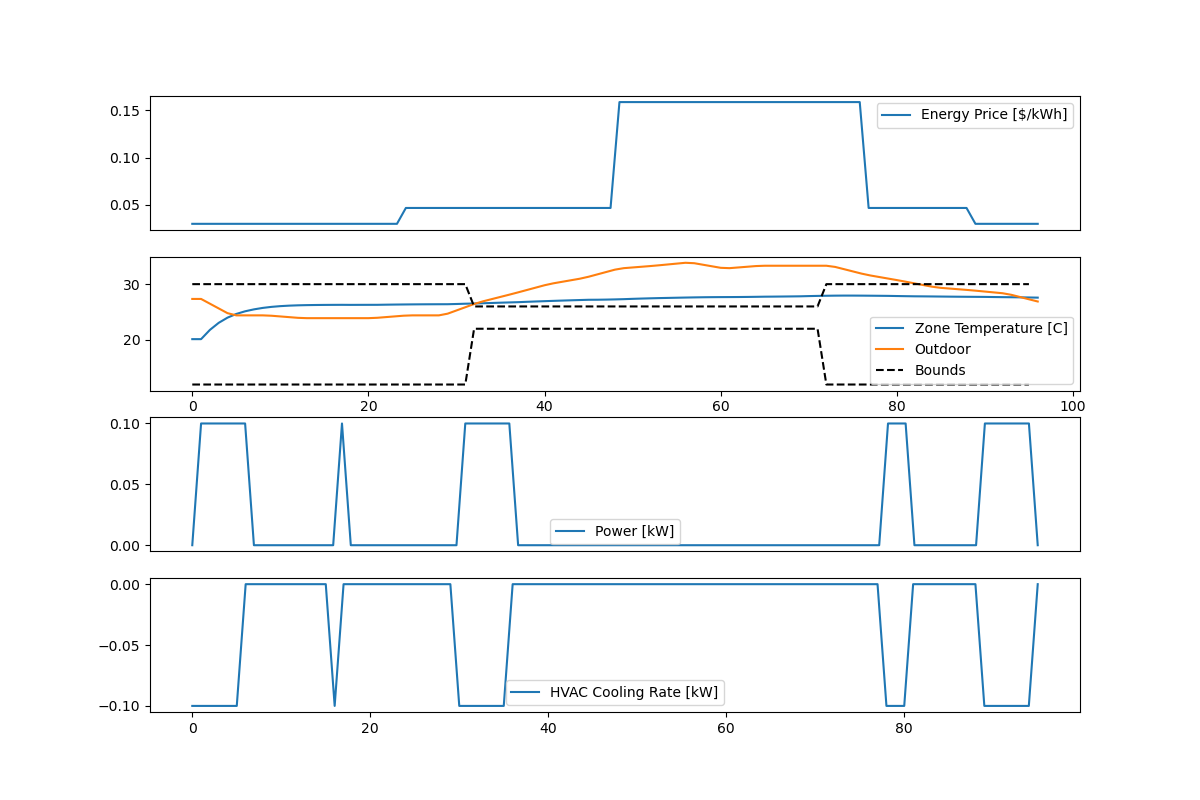

This chart was generated by the following Python code:
# %% [markdown]
# model-based Double deep q learning
# 
#  

# %%
import gymnasium as gym
import jax
import jax.numpy as jnp
import numpy as np
from collections import deque
import random
from flax import linen as nn
import optax
import matplotlib 
matplotlib.use('Agg')
import matplotlib.pyplot as plt
import os
import pandas as pd
import json
from typing import Callable, List, Tuple, Union

# %%
"""
class SimpleDense(nn.Module):
  features: int
  kernel_init: Callable = nn.initializers.lecun_normal()
  bias_init: Callable = nn.initializers.zeros_init()

  @nn.compact
  def __call__(self, inputs):
    kernel = self.param('kernel',
                        self.kernel_init, # Initialization function
                        (inputs.shape[-1], self.features))  # shape info.
    y = lax.dot_general(inputs, kernel,
                        (((inputs.ndim - 1,), (0,)), ((), ())),) # TODO Why not jnp.dot?
    bias = self.param('bias', self.bias_init, (self.features,))
    y = y + bias
    return y
"""
class LSSM(nn.Module):
    state_dim: int 
    action_dim: int
    disturbancce_dim: int
    output_dim: int
    dt: float 

    initializer: Callable = nn.initializers.lecun_normal()
    @nn.compact
    def __call__(self, x, u, d):
      """
      x: (b, state_dim)
      u: (b, action_dim)
      d: (b, disturbance_dim)
      """
      A = self.param('A',
                      self.initializer, # initialization
                      (self.state_dim, self.state_dim)) # shape
      Bu = self.param('Bu',
                      self.initializer, # initialization
                      (self.state_dim, self.action_dim))
      Bd = self.param('Bd',
                      self.initializer,
                      (self.state_dim, self.disturbancce_dim))

      C = self.param('C',
                      self.initializer,
                      (self.output_dim, self.state_dim))
      D = self.param("D",
                      self.initializer,
                      (self.output_dim, self.action_dim))
      xdot = jnp.dot(x, A.T) + jnp.dot(u, Bu.T) + jnp.dot(d, Bd.T)

      x_next = xdot * self.dt + x
      y_next = jnp.dot(x_next, C.T) + jnp.dot(u, D.T)
      
      return xdot, x_next, y_next

lssm = LSSM(state_dim=3, action_dim=1, disturbancce_dim=4, output_dim=2, dt=900.)

key1, key2 = jax.random.split(jax.random.PRNGKey(0), 2)
x = jax.random.uniform(key1, (3,3))
u = jnp.array([[0.],[0.],[0.]])
d = jax.random.uniform(key1, (3,4))
params = lssm.init(key2, x, u, d)
xdot, x_next, y_next = lssm.apply(params, x, u, d)
xdot
x_next
y_next

# %%
# say we have an extact model of the system
A = np.array([[-1.97402551e-04,  0.00000000e+00,  1.92610415e-04],
              [0.00000000e+00, -3.30784418e-06,  2.00281620e-06],
              [1.51360733e-06,  7.56564853e-07, -2.27017218e-06]])
Bu = np.array([[9.63095932e-05], [0.], [0.]])
Bd = np.array([[4.79213586e-06, 9.63095932e-05, 0.00000000e+00, 0.00000000e+00],
               [1.30502798e-06, 0.00000000e+00, 2.00353963e-06, 0.00000000e+00],
               [0.00000000e+00, 0.00000000e+00, 0.00000000e+00, 7.56838127e-07]])
C = np.array([[1., 0., 0.],
              [0., 0., 0.]])
D = np.array([[0.],
              [1.]])

ABCD = {'A': A, 'Bu': Bu, 'Bd': Bd, 'C': C, 'D': D}
exact_model_params = {"params": ABCD}

# define the system
x0 = np.array([19,36,25])
u = 0
d = np.array([0,0,0,0])
dt = 900

# simulate the system
lssm = LSSM(state_dim=3, action_dim=1, disturbancce_dim=4, output_dim=2, dt=dt)
lssm.apply(exact_model_params, x0, u, d)


# %%
class QNetwork(nn.Module):
    action_size: int
    
    def setup(self):
        self.dense1 = nn.Dense(features=256)
        self.dense2 = nn.Dense(features=256)
        self.dense3 = nn.Dense(features=256)
        self.dense4 = nn.Dense(features=self.action_size)

    def __call__(self, x):
        x = nn.relu(self.dense1(x))
        x = nn.relu(self.dense2(x))
        x = nn.relu(self.dense3(x))
        x = self.dense4(x)
        return x

# %%
class DDQNAgent:
    def __init__(self, state_size, action_size, rng_key, buffer_size=10000, batch_size=64, gamma=0.99, lr=1e-3, epsilon_start=1.0, epsilon_end=0.01, epsilon_decay=0.99):
        self.state_size = state_size
        self.action_size = action_size
        self.buffer_size = buffer_size
        self.batch_size = batch_size
        self.gamma = gamma
        self.lr = lr
        self.epsilon = epsilon_start
        self.epsilon_end = epsilon_end
        self.epsilon_decay = epsilon_decay
        self.memory = deque(maxlen=buffer_size)

        rng_key, rng_key_init = jax.random.split(rng_key)
        self.network, self.params, self.optimizer, self.opt_state = self.initialize_network_and_optimizer(rng_key_init)
        self.target_params = self.params
        self.tau = 0.001
        self.steps = 0

        # debug
        self.losses = []
        self.grads = []
    
    def initialize_network_and_optimizer(self, rng):
        network = QNetwork(self.action_size)
        params = network.init(rng, jnp.ones((self.state_size,)))
        optimizer = optax.adam(self.lr)
        opt_state = optimizer.init(params)
        return network, params, optimizer, opt_state

    def sync_target(self):
        #self.target_params = self.params
        # this is soft update for each step
        self.target_params = jax.tree_map(lambda x, y: self.tau * x + (1 - self.tau) * y, self.params, self.target_params)

    def act(self, state):
        if random.random() <= self.epsilon:
            return random.randint(0, self.action_size - 1)
        else:
            state = jnp.expand_dims(jnp.array(state, dtype=jnp.float32), axis=0)
            q_values = self.network.apply(self.params, state)
            return int(jnp.argmax(q_values))

    def remember(self, t, state, action, reward, next_state, done):
        self.memory.append((t, state, action, reward, next_state, done))

    def loss_fcn(self, params, states, actions, rewards, next_states, dones):
        # (s,a,r,s')
        # Q(s)
        q_values = self.network.apply(params, states)
        # Q(s,a)
        q_values = jnp.take_along_axis(q_values, actions[:, None], axis=-1).squeeze()#jax.vmap(lambda s: s[actions])(q_values)

        # Q(s')
        online_q_next = self.network.apply(params, next_states)
        # Q'(s')
        target_q_next = self.network.apply(self.target_params, next_states)
        
        # a' = argmax_a(Q(s'))
        next_action = jnp.argmax(online_q_next, axis=-1)
        # Q'(s', a')
        q_target_next = jnp.take_along_axis(target_q_next, next_action[:, None], axis=-1).squeeze()
        # target: r + gamma*Q'(s', a')
        targets = rewards + self.gamma * (1 - dones) * q_target_next
        
        return jnp.mean((targets - q_values) ** 2)
    
    def q_learning_update(self, states, actions, rewards, next_states, dones):

        grad_fn = jax.value_and_grad(self.loss_fcn)
        loss_value, gradients = grad_fn(self.params, states, actions, rewards, next_states, dones)
        updates, self.opt_state = self.optimizer.update(gradients, self.opt_state)
        self.params = optax.apply_updates(self.params, updates)
        # this will use a lot of memeory
        #self.losses.append(loss_value)
        #self.grads.append(gradients)
        #self.epsilon = max(self.epsilon_end, self.epsilon * self.epsilon_decay)
        #print(self.epsilon)
        #self.steps += 1

    def replay(self):
        if len(self.memory) < self.batch_size:
            return

        batch = random.sample(self.memory, self.batch_size)
        _, states, actions, rewards, next_states, dones = map(np.array, zip(*batch))

        states = jnp.array(states, dtype=jnp.float32)
        actions = jnp.array(actions, dtype=jnp.int32)
        rewards = jnp.array(rewards, dtype=jnp.float32)
        next_states = jnp.array(next_states, dtype=jnp.float32)
        dones = jnp.array(dones, dtype=jnp.float32)

        self.q_learning_update(states, actions, rewards, next_states, dones)

    # auxillary function for model-based plannig
    def get_objective_batch(self, t, Tz, P, env):
        t = t.astype(jnp.int32)
        h = (t%86400/3600).astype(jnp.int32)

        price = env.energy_price
        Tz_ub = env.Tz_high
        Tz_lb = env.Tz_low 

        price_batch = jnp.array([price[i] for i in h])
        cost_batch = price_batch*P*env.dt/3600.
        Tz_high_batch = jnp.array([Tz_ub[i] for i in h])
        Tz_low_batch = jnp.array([Tz_lb[i] for i in h])

        dTz = jnp.fmax(Tz - Tz_high_batch, Tz_low_batch - Tz)
        dTz = jnp.fmax(dTz, 0)

        du = 0

        return -(env.weights[0]*cost_batch + env.weights[1]*dTz + env.weights[2]*du)


    def planning(self, env_model, env_model_params, horizon=10, env = None):
        # state is a numpy array
        # returns a numpy array of actions
        # this is a random action
        if len(self.memory) < self.batch_size:
            return
        
        for _ in range(horizon):
            planning_batch = random.sample(self.memory, self.batch_size)
            t_batch = jnp.array([t for (t, _, _, _, _, _) in planning_batch])
            state_batch = jnp.array([s for (_, s, _, _, _, _) in planning_batch]) # random sample for states
            # random actions for exploration
            # choose from previously observed actions
            # action_batch = jnp.array([a for (_, a, _, _, _) in batch]) # random sample for actions
            # choose from action space
            action_batch = jnp.array([random.choice(range(self.action_size)) for _ in range(self.batch_size)])
            # disctete action to control inputs
            control_batch = jnp.array([action/(self.action_size-1)*(env.u_high - env.u_low) + env.u_low for action in action_batch])
            
            #state_action_batch = jnp.concatenate([state_batch, action_batch[:, np.newaxis]], axis=1)
            disturbance_batch = env.dist_fcn.evaluate(t_batch)
            
            # DRL state batch to model state batch
            model_state_batch = state_batch[:, 1:4] # [Tz, Twe, Twi]
            _, x_predictions, y_predictions = env_model.apply(env_model_params, model_state_batch, control_batch, disturbance_batch)
            # next_state_batch, reward_batch = env_model.apply(env_model_params, state_action_batch)
            # reconstruct next-state batch
            next_state_batch = jnp.array([ns for (_, _, _, _, ns, _) in planning_batch])
            next_state_batch = jnp.concatenate([next_state_batch[:,0].reshape(-1,1), x_predictions, next_state_batch[:,4:6], -y_predictions[:,1].reshape(-1,1), next_state_batch[:,7:]], axis=1)
            
            # reconstruct reward batch: we avoid du in objective, otherwise we have to save previous action in memeory
            Tz = y_predictions[:,0]
            P = -y_predictions[:,1]
            
            reward_batch = self.get_objective_batch(t_batch, Tz, P, env)
            
            done_batch = jnp.full(reward_batch.shape, False, dtype=jnp.float32)
            #done_batch = (jnp.abs(jnp.sum(next_state_batch - state_batch, axis=1)) > 0.5).astype(jnp.float32)

            self.q_learning_update(state_batch, action_batch, reward_batch, next_state_batch, done_batch)
    


# %%
# RC model parameters
rc_params = [6.9789902e+03, 2.1591113e+04, 1.8807944e+05, 3.4490612e+00, 4.9556872e-01, 9.8289281e-02, 4.6257420e+00]
x0 = np.array([20, 35.8, 26.])
x_high = np.array([40., 80., 40.])
x_low = np.array([10., 10., 10.])
n_actions = 101
u_high = [0]
u_low = [-10.0] # -12

# load disturbances
file_path = os.path.abspath('')
parent_path = os.path.dirname(file_path)
data_path = os.path.join(file_path, 'disturbance_1min.csv')
data = pd.read_csv(data_path, index_col=[0])
# assign time index
t_base = 181*24*3600 # 7/1
n = len(data)
index = range(t_base, t_base + n*60, 60)
data.index = index

# sample
dt = 900
data = data.groupby([data.index // dt]).mean()
index_dt = range(t_base, t_base + len(data)*dt, dt)
data.index = index_dt 

# get disturbances for lssm
t_d = index_dt
disturbance_names = ['out_temp', 'qint_lump', 'qwin_lump', 'qradin_lump']
disturbance = data[disturbance_names].values


# %%
# random seed
seed = 2
random.seed(seed)

# Train the agent
import env
ts = 195*24*3600
ndays = 1
te = ndays*24*3600 + ts
weights = [100., 1., 0.] # for energy cost, dT, du
cop = 1.0

env = gym.make("R4C3Discrete-v0",
            rc_params = rc_params,
            x0 = x0,
            x_high = x_high,
            x_low = x_low,
            n_actions = n_actions,
            u_high = u_high,
            u_low = u_low,
            disturbances = (t_d, disturbance),
            cop = cop,
            ts = ts,
            te = te,
            dt = dt,
            weights = weights).env

state_size = env.observation_space.shape[0]
action_size = env.action_space.n
rng_key = jax.random.PRNGKey(seed) 
lr = 1e-05
epsilon_decay = 0.95
planning_steps = 5

agent = DDQNAgent(state_size, action_size, rng_key, lr=lr, epsilon_decay=epsilon_decay)

# specify environment model:  
env_model = LSSM(state_dim=3, action_dim=1, disturbancce_dim=4, output_dim=2, dt=dt)
env_model_params = exact_model_params

# hyperparameters
n_episodes = 250
reward_history = []
max_episode_steps=200 # env.spec.max_episode_steps
reward_threshold= -60 # env.spec.reward_threshold
solved_window = 20
 
# sync target q-network
steps_since_target_update = 0
target_update_freq = 5

# main loop
for episode in range(n_episodes):
    state, _ = env.reset(seed=seed)
    state = jnp.array(state, dtype=jnp.float32)

    total_reward = 0
    done = False
    step_in_episode = 0
    
    while not done:
        action = agent.act(state)
        next_state, reward, done, _, _ = env.step(action)
        next_state = jnp.array(next_state, dtype=jnp.float32)

        # use t-dt instead of t because the next_state is for env.t
        agent.remember(env.t - dt, state, action, reward, next_state, done)
        agent.replay()
        agent.planning(env_model, env_model_params, planning_steps, env)
        
        state = next_state
        total_reward += reward
        step_in_episode += 1

        # update  target q-network 
        steps_since_target_update += 1
        if steps_since_target_update >= target_update_freq:
            agent.sync_target()
            steps_since_target_update = 0
  
        # udpate epsiolon after episode
        if done:
            if agent.epsilon > agent.epsilon_end:
                agent.epsilon *= agent.epsilon_decay
    
    reward_history.append(total_reward)
    print(f"Episode {episode}, Total Reward: {total_reward}")

    # stop training if average reward reaches requirement
    # Calculate the average reward over the last 'solved_window' episodes
    if episode >= solved_window:
        avg_reward = np.mean(reward_history[-solved_window:])
        print(f'Episode: {episode}, Average Reward: {avg_reward}')

        if avg_reward >= reward_threshold:
            print(f"RC solved in {episode} episodes!")
            break

# %%
# save rewards
with open('./ddqn-rc-dyna-lssm-reward.json', 'w') as f:
    json.dump(reward_history, f)

# Plot the historical rewards
plt.figure()
plt.plot(reward_history)
plt.xlabel("Episode")
plt.ylabel("Total Reward")
plt.title("Historical Rewards for RC-v1")
plt.savefig('ddqn-rc-dyna-lssm-reward.png')

# %%
# plot training 
def plot_moving_average_reward(episode_rewards, window_size=20):
    cumsum_rewards = np.cumsum(episode_rewards)
    moving_avg_rewards = (cumsum_rewards[window_size:] - cumsum_rewards[:-window_size]) / window_size
    plt.figure()
    plt.plot(moving_avg_rewards)
    plt.xlabel('Episode')
    plt.ylabel('Moving Average Reward')
    plt.title('Moving Average Reward over Episodes')
    plt.savefig('ddqn-rc-dyna-lssm-ma-reward.png')

plot_moving_average_reward(reward_history)


# %%
# Test the trained agent

print("\nTesting the trained agent...")
state, _ = env.reset(seed=0)
state = jnp.array(state, dtype=jnp.float32)

total_reward = 0
done = False
pre_screen = env.render()
step_in_episode = 0
actions = []
Tz = [state[1]]
P = [state[6]]
To = [state[4]]

while not done:
    agent.epsilon = 0
    action = agent.act(state)
    next_state, reward, done, _, _ = env.step(action)
    next_state = jnp.array(next_state, dtype=jnp.float32)
    state = next_state
    total_reward += reward
    step_in_episode += 1

    # save for future use
    actions.append(action)
    Tz.append(next_state[1])
    P.append(next_state[6])
    To.append(next_state[4])
print(f"Total Reward: {total_reward}")

env.close()

# %%

n_days = step_in_episode*dt // (3600*24)
n_steps_per_hour = 3600 // dt
prices = env.energy_price
Tub = env.Tz_high
Tlb = env.Tz_low


# need make sure the length of Tub and Tlb is the same as Tz
prices = np.tile(prices.reshape(-1,1), (n_days, n_steps_per_hour))
Tub = np.tile(np.array(Tub).reshape(-1, 1), (n_days, n_steps_per_hour)) 
Tlb = np.tile(np.array(Tlb).reshape(-1, 1), (n_days, n_steps_per_hour)) 
# actions to actual cooling rate 
actions = [action/(n_actions-1)*(np.array(u_high) - np.array(u_low)) + np.array(u_low) for action in actions]

print(n_days)
plt.figure(figsize=(12,8))
plt.subplot(4,1,1)
plt.plot(prices.flatten(), label='Energy Price [$/kWh]')
plt.xticks([])
plt.legend() 

plt.subplot(4,1,2)
plt.plot(Tz, label='Zone Temperature [C]')
plt.plot(To, label="Outdoor")
plt.plot(Tub.flatten(), 'k--', label='Bounds')
plt.plot(Tlb.flatten(), 'k--')
plt.legend()

plt.subplot(4,1,3)
plt.plot(P, label="Power [kW]")
plt.xticks([])
plt.legend()

plt.subplot(4,1,4)
plt.plot(actions, label="HVAC Cooling Rate [kW]")
plt.legend()
plt.savefig('ddqn-rc-dyna-lssm.png')


# save actions for future use
with open('./ddqn-rc-dyna-lssm-actions.json', 'w') as f:
    json.dump([float(action) for action in actions], f)